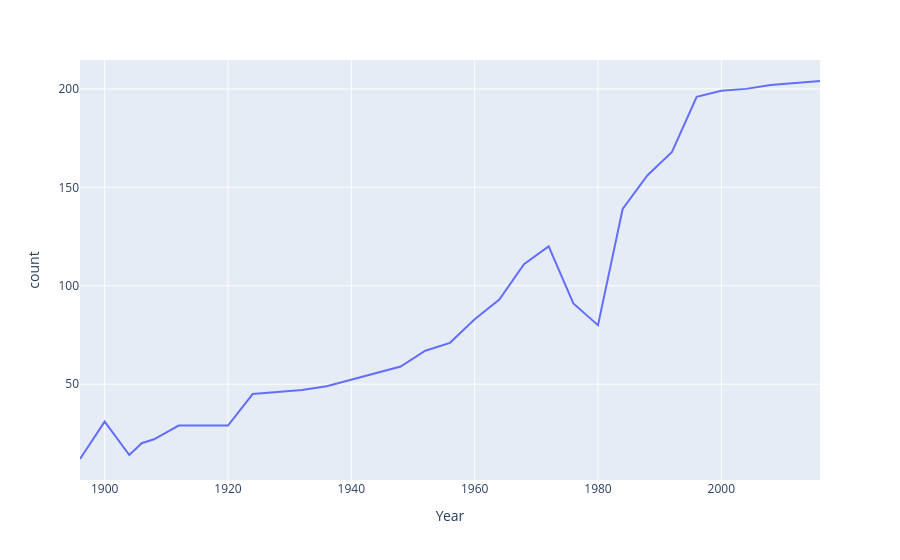

This figure's notebook cell:
### Code cell
fig = px.line(nations_over_time, x='Year', y='count')
fig.show()

### Figure 1 — Plotly figure (JSON) as saved in the notebook; plotly's stock layout.template omitted (floating-point values rounded to 4 significant figures)
{"data": [{"hovertemplate": "Year=%{x}<br>count=%{y}<extra></extra>", "legendgroup": "", "line": {"color": "#636efa", "dash": "solid"}, "marker": {"symbol": "circle"}, "mode": "lines", "name": "", "orientation": "v", "showlegend": false, "type": "scatter", "x": [1896, 1900, 1904, 1906, 1908, 1912, 1920, 1924, 1928, 1932, 1936, 1948, 1952, 1956, 1960, 1964, 1968, 1972, 1976, 1980, 1984, 1988, 1992, 1996, 2000, 2004, 2008, 2012, 2016], "xaxis": "x", "y": [12, 31, 14, 20, 22, 29, 29, 45, 46, 47, 49, 59, 67, 71, 83, 93, 111, 120, 91, 80, 139, 156, 168, 196, 199, 200, 202, 203, 204], "yaxis": "y"}], "layout": {"legend": {"tracegroupgap": 0}, "margin": {"t": 60}, "xaxis": {"anchor": "y", "domain": [0, 1], "title": {"text": "Year"}}, "yaxis": {"anchor": "x", "domain": [0, 1], "title": {"text": "count"}}}}
